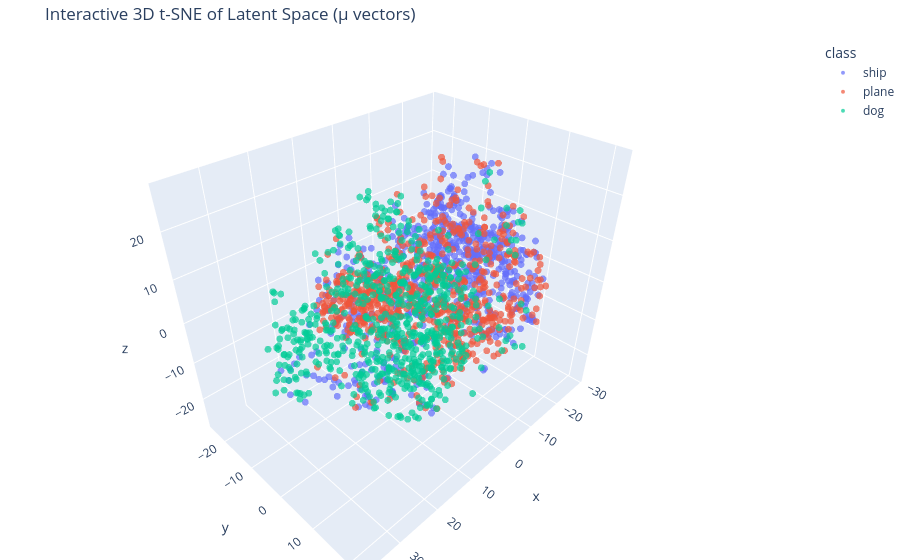

This figure's notebook cell:
### Code cell
import pandas as pd
import plotly.express as px
from sklearn.manifold import TSNE

model_high_kl = beta_models[5]
model_high_kl.eval()

all_mu, all_labels = [], []
with torch.no_grad():
    for imgs, labels in test_loader:
        mu, _ = model_high_kl.encode(imgs.to(device))
        all_mu.append(mu.cpu().numpy())
        all_labels.append(labels.numpy())

all_mu = np.concatenate(all_mu)[:5000]
all_labels = np.concatenate(all_labels)[:5000]

# Generate 3D t-SNE embeddings
mu_3d = TSNE(n_components=3, random_state=42, perplexity=30).fit_transform(all_mu)

# Map numeric labels to string class names for the legend
label_names = [CLASSES[int(label)] for label in all_labels]

# Create a DataFrame for an easier Plotly API experience
df = pd.DataFrame({
    'x': mu_3d[:, 0],
    'y': mu_3d[:, 1],
    'z': mu_3d[:, 2],
    'class': label_names
})

# Create the interactive 3D scatter plot
fig = px.scatter_3d(
    df, x='x', y='y', z='z',
    color='class',
    title='Interactive 3D t-SNE of Latent Space (μ vectors)',
    opacity=0.7,
    size_max=5
)

# Update layout for a cleaner look
fig.update_traces(marker=dict(size=4))
fig.update_layout(margin=dict(l=0, r=0, b=0, t=40))
fig.show()

### Figure 1 — Plotly figure (JSON) as saved in the notebook; plotly's stock layout.template omitted (floating-point values rounded to 4 significant figures; data arrays with more than 128 entries replaced by an {"elided": "..."} marker saying what was removed)
{"data": [{"hovertemplate": "class=ship<br>x=%{x}<br>y=%{y}<br>z=%{z}<extra></extra>", "legendgroup": "ship", "marker": {"color": "#636efa", "opacity": 0.7, "size": 4, "symbol": "circle"}, "mode": "markers", "name": "ship", "scene": "scene", "showlegend": true, "type": "scatter3d", "x": {"elided": "651 float values"}, "y": {"elided": "651 float values"}, "z": {"elided": "651 float values"}}, {"hovertemplate": "class=plane<br>x=%{x}<br>y=%{y}<br>z=%{z}<extra></extra>", "legendgroup": "plane", "marker": {"color": "#EF553B", "opacity": 0.7, "size": 4, "symbol": "circle"}, "mode": "markers", "name": "plane", "scene": "scene", "showlegend": true, "type": "scatter3d", "x": {"elided": "673 float values"}, "y": {"elided": "673 float values"}, "z": {"elided": "673 float values"}}, {"hovertemplate": "class=dog<br>x=%{x}<br>y=%{y}<br>z=%{z}<extra></extra>", "legendgroup": "dog", "marker": {"color": "#00cc96", "opacity": 0.7, "size": 4, "symbol": "circle"}, "mode": "markers", "name": "dog", "scene": "scene", "showlegend": true, "type": "scatter3d", "x": {"elided": "676 float values"}, "y": {"elided": "676 float values"}, "z": {"elided": "676 float values"}}], "layout": {"legend": {"title": {"text": "class"}, "tracegroupgap": 0}, "margin": {"b": 0, "l": 0, "r": 0, "t": 40}, "scene": {"domain": {"x": [0, 1], "y": [0, 1]}, "xaxis": {"title": {"text": "x"}}, "yaxis": {"title": {"text": "y"}}, "zaxis": {"title": {"text": "z"}}}, "title": {"text": "Interactive 3D t-SNE of Latent Space (μ vectors)"}}}
